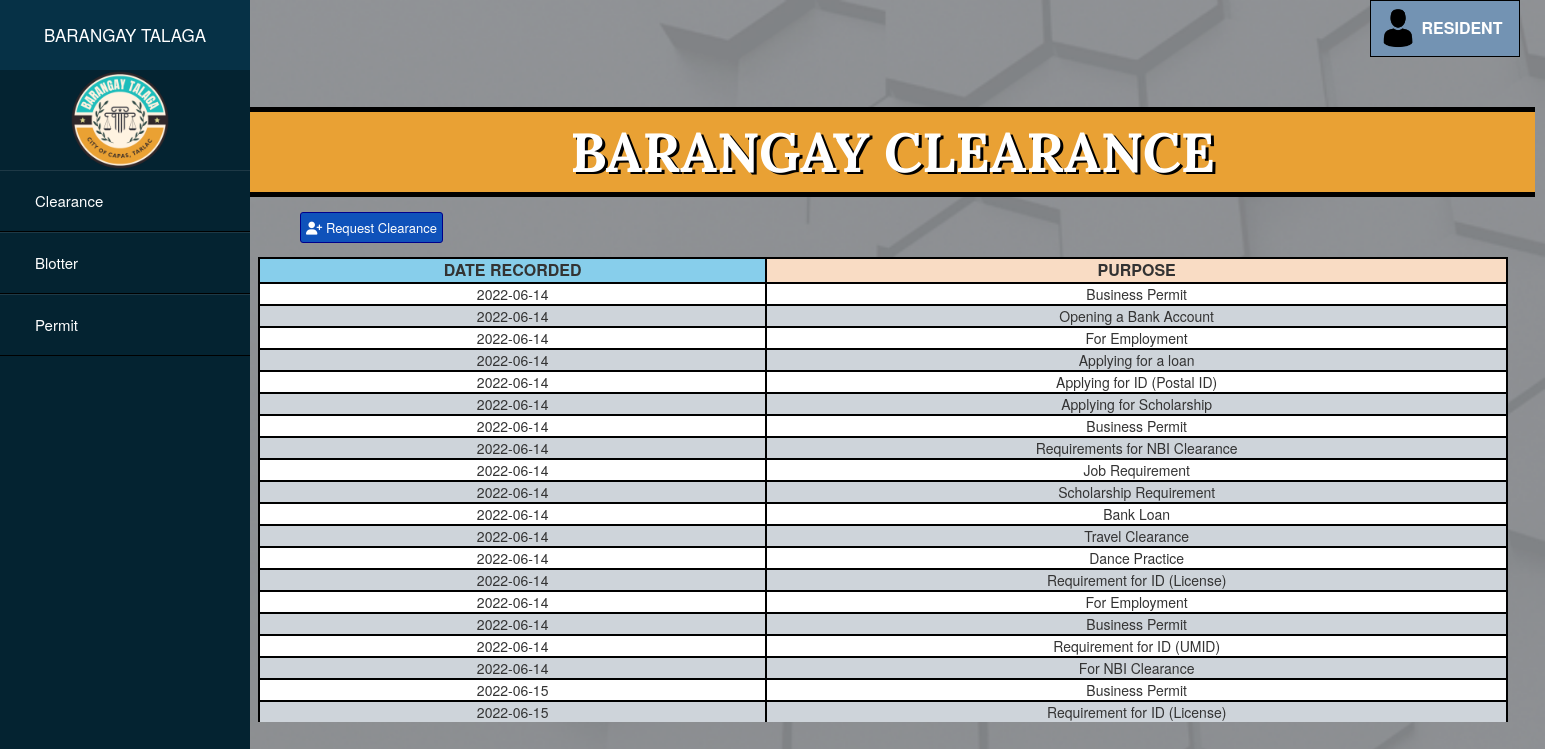
Screenshot of /resident/res_clear.php with the database file from the repository.
### tables this page shows
CREATE TABLE `clearance` (
  `id` int(11) NOT NULL,
  `date` varchar(11) NOT NULL,
  `clearanceno` varchar(11) NOT NULL,
  `resident` varchar(50) NOT NULL,
  `purpose` varchar(50) NOT NULL,
  `orno` int(11) NOT NULL,
  `status` varchar(11) NOT NULL
);

### resident/res_clear.php (the view, shortened to what this page needs)
<?php
$link = mysqli_connect("localhost", "root", "", "barangaydb");
?>
<!DOCTYPE html>
<html lang="en" dir="ltr">
    <head>
        <link rel="stylesheet" href="../css/res_clearcss.css">
        <link rel="stylesheet" href="https://maxcdn.bootstrapcdn.com/bootstrap/3.4.1/css/bootstrap.min.css">
</head>
<body style="background-image: url(../images/main.png); background-repeat: no-repeat; background-size: cover;">
    <div class="sidebar">
        <header>BARANGAY TALAGA</header>
        <img src="../images/logo.png">
        <ul>
            <li><a href="res_clear.php">Clearance</a></li>
            <li><a href="res_blot.php">Blotter</a></li>
            <li><a href="res_per.php">Permit</a></li>
        </ul>
    </div>
          <div class="dropdown">
          <img src="../images/person.png">
          <button onclick="myFunction()" class="dropbtn" >RESIDENT</button>
        </div>
    <div>
    <div class="header">
        <h1>BARANGAY CLEARANCE</h1>
    </div>
    <div class="add-delete">
      <a href="addform_clear.php">  <button class="btn btn-primary btn-sm" id="add"><i class="fa fa-user-plus" aria-hidden="true"></i> Request Clearance</button></a>
    </div>
    <div class="grid">
        <form method="post">
        <table class="table-box">
            <thead>
                <tr>
                    <th style="background-color: skyblue; text-align: center;">DATE RECORDED</th>
                    <th style="background-color: #f9dcc4; text-align: center;">PURPOSE</th>
                </tr>
            </thead>
            <tbody>
                <?php
                    $sql = mysqli_query($link, "select * from clearance where status = 'active'");
                    while($row = mysqli_fetch_array($sql))
                    {
                echo'
                <tr>
                    <td>' .$row['date'].  '</td>
                    <td>' .$row['purpose'].  '</td> ';
                   echo '</td>
                </tr>';
                    }
                    ?>
            </tbody>
        </table>
        </form>
    </div>
</div>
</body>
</html>

### css/res_clearcss.css (style rules this page uses)
body { font-family: 'Roboto', sans-serif; }
* { margin: 0; padding: 0; list-style: none; text-decoration: none; }
.sidebar { position: absolute; width: 250px; height: 100%; background: #042331; }
.sidebar header { font-size: 17px; color: white; text-align: center; line-height: 70px; background: #063146; user-select: none; }
.sidebar ul a { display: block; height: 100%; width: 100%; line-height: 60px; font-size: 15px; color: white; padding-left: 35px; box-sizing: border-box; border-top: 1px solid rgba(255,255,255,.1); border-bottom: 1px solid black; }
img { width: 100px; margin-left: 70px; }
.header { position: absolute; width: 1285px; margin-left: 250px; margin-top: 50px; border-top: 5px solid black; border-bottom: 5px solid black; padding-top: 20px; padding-bottom: 20px; text-align: center; background-color: #E9A134; }
.header h1 { font-size: 55px; margin-top: -10px; margin-bottom: -10px; font-weight: bolder; font-family: 'Lora', serif; color: white; text-shadow: 3px 2px black; }
.add-delete { position: absolute; margin-left: 300px; margin-top: 155px; }
#add { background-color: #0F52BA; border-color: darkblue; padding: 5px; color: white; font-size: 13px; }
.grid { position: absolute; margin-left: 258px; margin-top: 200px; width: 1270px; height: 465px; overflow-y:scroll; }
th, td { border: 2px solid black; padding: 10px; text-align: center; }
th { font-size: 16px; }
tr:nth-child(odd) { background-color: white; }
tr:nth-child(even) { background-color: #ced4da; }
.table-box { width: 1250px; }
.dropbtn { background-color: #7393B3; color: white; padding: 16px; font-size: 16px; border: none; cursor: pointer; width: 150px; padding-left: 50px; font-weight: bolder; border: 1px solid black; }
.dropdown { position: relative; display: inline-block; margin-left: 1370px; }
.dropdown img { position: absolute; display: inline-block; margin-left: 8px; margin-top: 8px; height: 40px; width: 40px; }
h1 { margin-top: -10px; color: black; margin-left: 20px; }

### rows the page displays
clearance: date "2022-06-14", purpose "Business Permit"
clearance: date "2022-06-14", purpose "Opening a Bank Account"
clearance: date "2022-06-14", purpose "For Employment"
clearance: date "2022-06-14", purpose "Applying for a loan"
clearance: date "2022-06-14", purpose "Applying for ID (Postal ID)"
clearance: date "2022-06-14", purpose "Applying for Scholarship"
clearance: date "2022-06-14", purpose "Business Permit"
clearance: date "2022-06-14", purpose "Requirements for NBI Clearance"
clearance: date "2022-06-14", purpose "Job Requirement"
clearance: date "2022-06-14", purpose "Scholarship Requirement"
clearance: date "2022-06-14", purpose "Bank Loan"
clearance: date "2022-06-14", purpose "Travel Clearance"
clearance: date "2022-06-14", purpose "Dance Practice"
clearance: date "2022-06-14", purpose "Requirement for ID (License)"
clearance: date "2022-06-14", purpose "For Employment"
clearance: date "2022-06-14", purpose "Business Permit"
clearance: date "2022-06-14", purpose "Requirement for ID (UMID)"
clearance: date "2022-06-14", purpose "For NBI Clearance"
clearance: date "2022-06-15", purpose "Business Permit"
clearance: date "2022-06-15", purpose "Requirement for ID (License)"
